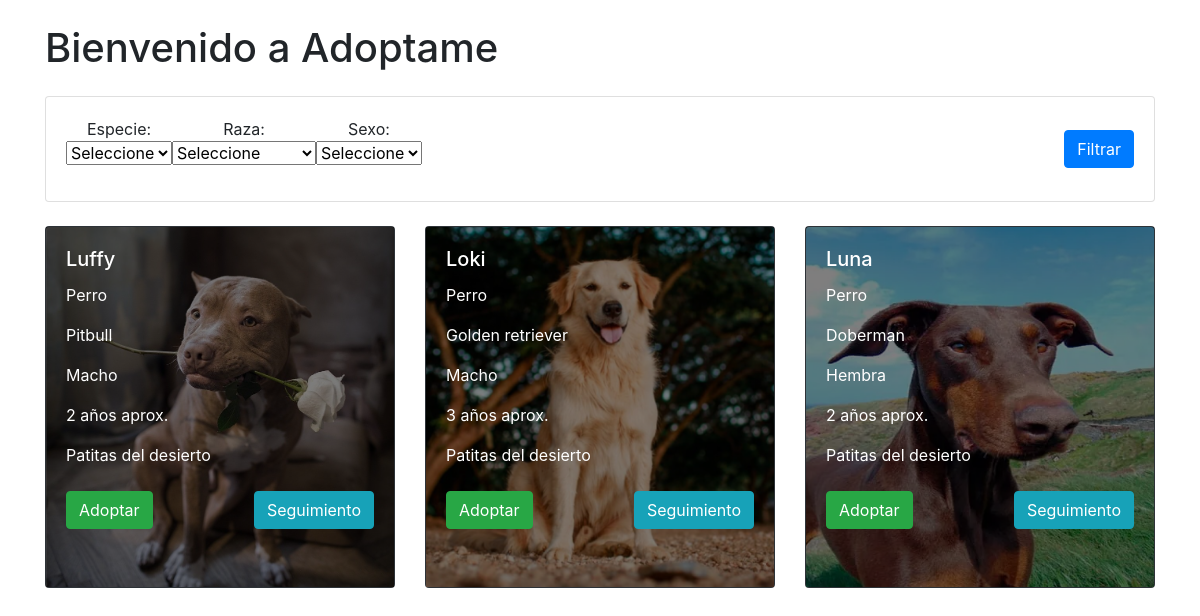
/lobby/, run on an earlier commit of the app's database.
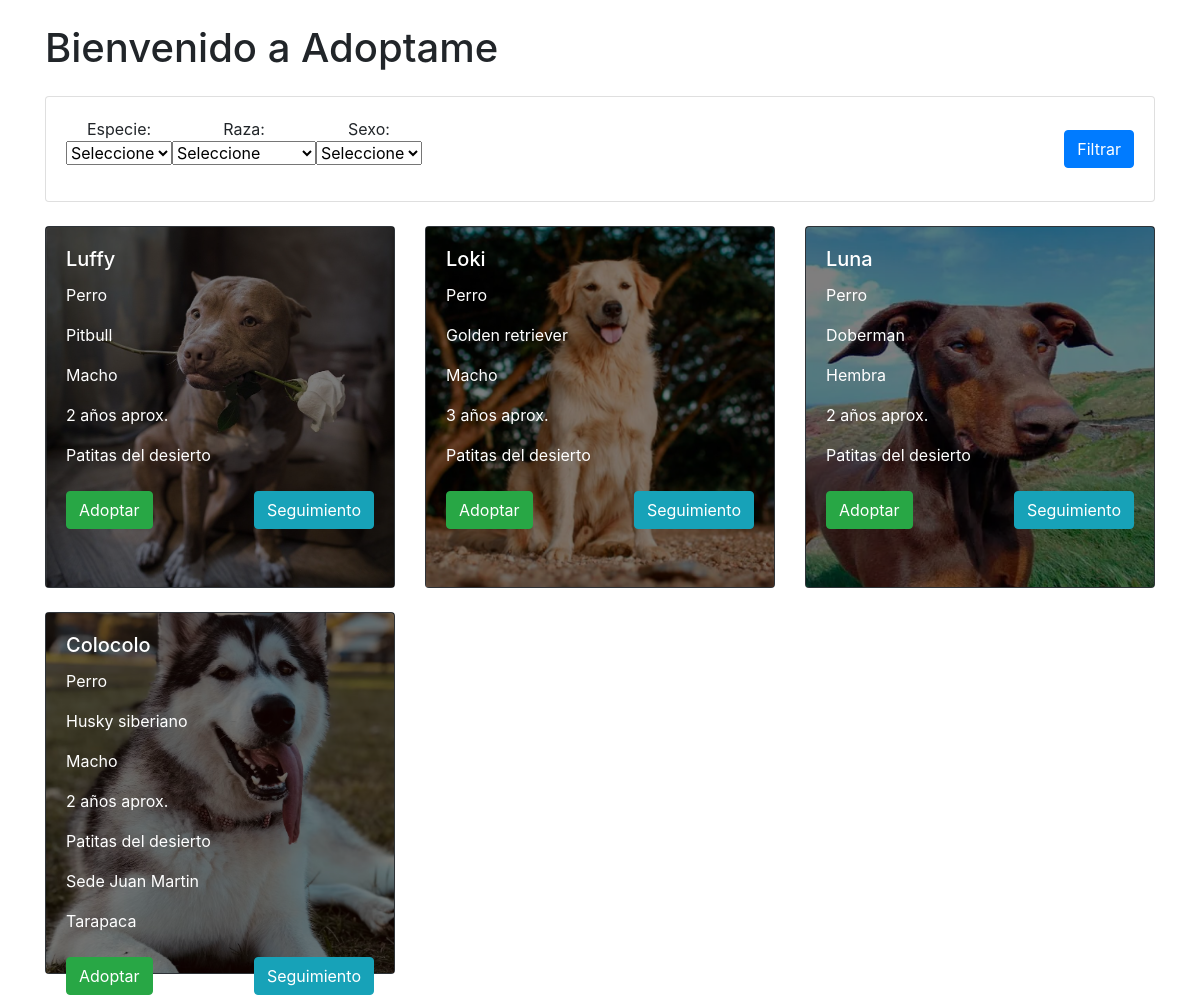
And on a later commit of the database.
### Aplicaciones/Adoptar/models.py (models this page shows, shortened)
class Mascota(models.Model):
    nombre_mascota=models.CharField(max_length=50)
    especie = models.ForeignKey(Especie, on_delete=models.CASCADE)
    raza = models.ForeignKey(Raza, on_delete=models.CASCADE)
    color=models.CharField(max_length=50)
    sexo=models.CharField(max_length=1, choices=sexos, default='H')
    edad=models.IntegerField()
    fecha_rescate=models.DateField(default=date.today)
    descripcion=models.TextField()
    organizacion = models.ForeignKey(Organizacion, on_delete=models.CASCADE, related_name='mascotas', default=None, null=True, blank=True)
    foto_mascota = models.ImageField(upload_to='imagenes', null=True, blank=True)
    sede = models.ForeignKey(Sede, on_delete=models.CASCADE, default=None, null=True, blank=True)

class Especie(models.Model):
    nombre = models.CharField(max_length=50)
    def __str__(self):
        return self.nombre

class Raza(models.Model):
    nombre = models.CharField(max_length=50)
    def __str__(self):
        return self.nombre

class Organizacion(models.Model):
    nombre_organizacion=models.CharField(max_length=50)
    tipo_organizacion=models.CharField(max_length=50)
    descripcion_org=models.TextField()
    email_organizacion=models.EmailField()
    password_org=models.CharField(max_length=50, default='default_value')
    telefono_organizacion=models.DecimalField(max_digits=10, decimal_places=0)
    direccion=models.CharField(max_length=50)
    sitio_web=models.URLField()
    def __str__(self):
        texto = "{0}"
        return texto.format(self.nombre_organizacion)

class Sede(models.Model):
   nombre_sede = models.CharField(max_length=50, default=None)
   direccion_sede = models.CharField(max_length=50, default=None)
   region_sede = models.CharField(max_length=50, default=None)

### Aplicaciones/Adoptar/views.py (the view)
# urls.py: path('lobby/', views.lobby, name='lobby'),
def lobby(request):
    mascotas = Mascota.objects.all()
    if request.method == 'GET':
        form = FiltroMascotasForm(request.GET)
        if form.is_valid():
            especie = form.cleaned_data.get('especie')
            raza = form.cleaned_data.get('raza')
            sexo = form.cleaned_data.get('sexo')
            if especie:
                mascotas = mascotas.filter(especie=especie)
            if raza:
                mascotas = mascotas.filter(raza=raza)
            if sexo:
                mascotas = mascotas.filter(sexo=sexo)
    else:
        form = FiltroMascotasForm()
    return render(request, 'lobby.html', {'mascotas': mascotas, 'form': form})

### Aplicaciones/Adoptar/forms.py
class FiltroMascotasForm(forms.Form):
    especie = forms.ModelChoiceField(queryset=Especie.objects.all(), empty_label="Seleccione", required=False)
    raza = forms.ModelChoiceField(queryset=Raza.objects.all(), empty_label="Seleccione", required=False)
    sexo = forms.ChoiceField(choices=[('', 'Seleccione'), ('M', 'Macho'), ('H', 'Hembra')], required=False)

### Aplicaciones/Adoptar/templates/lobby.html (shortened to what this page needs)
<!DOCTYPE html>
<html lang="en">
<head>
    <link rel="stylesheet" href="https://stackpath.bootstrapcdn.com/bootstrap/4.3.1/css/bootstrap.min.css">
</head>
<body>
    <div class="container">
        <h1 class="mt-4 mb-4">Bienvenido a Adoptame</h1>
        <div class="card mb-4">
            <div class="card-body">
                <form method="get" class="form-inline">
                    {{ form.as_p }}
                    <button type="submit" class="btn btn-primary ml-auto">Filtrar</button>
                </form>
            </div>
        </div>
        <div class="row">
            {% for mascota in mascotas %}
            <div class="col-sm-12 col-md-6 col-lg-4 col-xl-4 mb-4">
                <div class="card bg-dark text-white">
                    {% if mascota.foto_mascota %}
                        <img src="{{ mascota.foto_mascota.url }}" class="card-img-top img-fluid" alt="{{ mascota.nombre_mascota }}">
                    {% else %}
                        <img src="https://via.placeholder.com/300" class="card-img-top img-fluid" alt="Marcador de posición">
                    {% endif %}
                    <div class="card-img-overlay">
                        <h5 class="card-title">{{ mascota.nombre_mascota }}</h5>
                        <p class="card-text"> {{ mascota.especie }}</p>
                        <p class="card-text"> {{ mascota.raza }}</p>
                        <p class="card-text"> {{ mascota.get_sexo_display }}</p>
                        <p class="card-text"> {{ mascota.edad }} años aprox.</p>
                        <p class="card-text"> {{ mascota.organizacion }}</p>
                        <p class="card-text"> {{ mascota.sede.nombre_sede }}</p>
                        <p class="card-text"> {{ mascota.sede.region_sede }}</p>
                        <div class="d-flex justify-content-between align-items-center mt-4">
                            {% if mascota.id %}
                                <a href="{% url 'postulacion_adopcion' mascota.id %}" class="btn btn-success">Adoptar</a>
                                <a href="{% url 'seguimiento_mascota' mascota.id %}" class="btn btn-info">Seguimiento</a>
                            {% else %}
                                <p class="text-danger">No se puede generar la URL de adopción.</p>
                            {% endif %}
                        </div>
                    </div>
                </div>
            </div>
            {% endfor %}
        </div>
    </div>
</body>
</html>

What changed in the data, as far as the page shows it:
added Mascota: foto_mascota (picture), nombre_mascota "Colocolo", especie "Perro", raza "Husky siberiano", sexo "Macho", edad "2", organizacion "Patitas del desierto", sede.nombre_sede "Sede Juan Martin", sede.region_sede "Tarapaca", shows "Adoptar"
